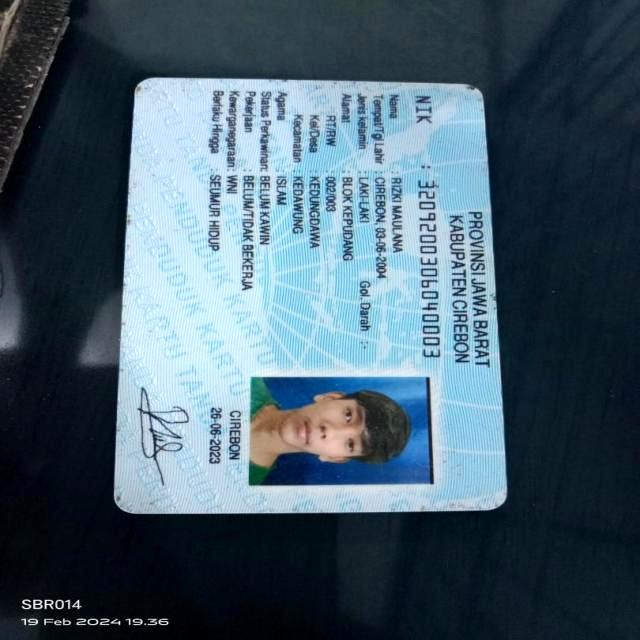
#> input picture datasets/test/images/120_jpg.rf.e7e1b7815b090637c78fd7bbd65a6955.jpg, 640 x 640 px, given in place of video, which was not available
$ python process.py
#> lines starting #> are read from the running program, lines starting #| are printed output that depends on the picture; after the words box and inside, x2 and y2 are one past the last pixel; in counts of white or black regions, pixels touching at a corner belong together; pictures that were not available may be replaced by others from this repository, and a replacement may not be noted
import cv2
import numpy as np

# Replace with your DroidCam IP (shown in app)
# Example: http://192.168.0.105:4747/video
droidcam_url = "http://192.168.1.3:4747/video"

# Open the video stream
cap = cv2.VideoCapture(droidcam_url)

if not cap.isOpened():
    print("❌ Cannot connect to DroidCam stream.")
    exit()

print("✅ Connected to DroidCam. Press 'q' to quit.")

while True:
    ret, frame = cap.read()
#> frame is the input picture: shape (640, 640, 3); mean B, G, R 105.9, 91.8, 70.4
    if not ret:
        print("⚠️ Failed to grab frame.")
        break

    # Resize for better performance
    frame = cv2.resize(frame, (640, 480))
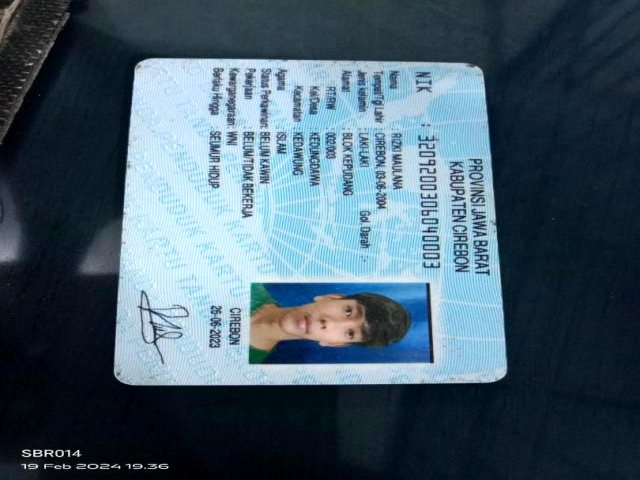
#> frame: shape (480, 640, 3); mean B, G, R 106, 91.8, 70.4

    # Convert to grayscale for edge detection
    gray = cv2.cvtColor(frame, cv2.COLOR_BGR2GRAY)
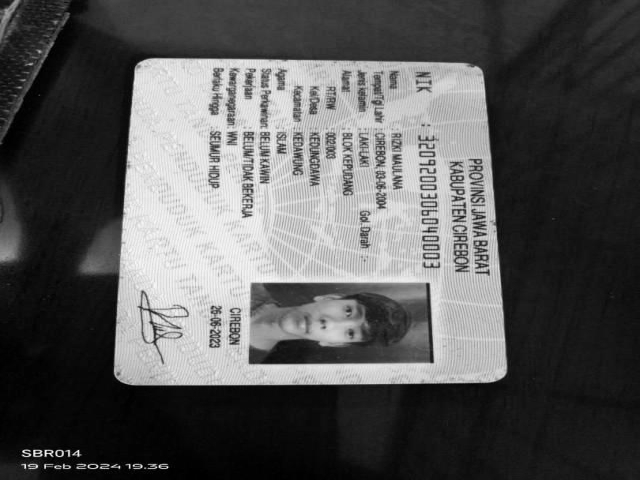
#> gray: shape (480, 640); min 0, max 249, mean 87.1
    blur = cv2.GaussianBlur(gray, (5, 5), 0)
    edges = cv2.Canny(blur, 75, 150)
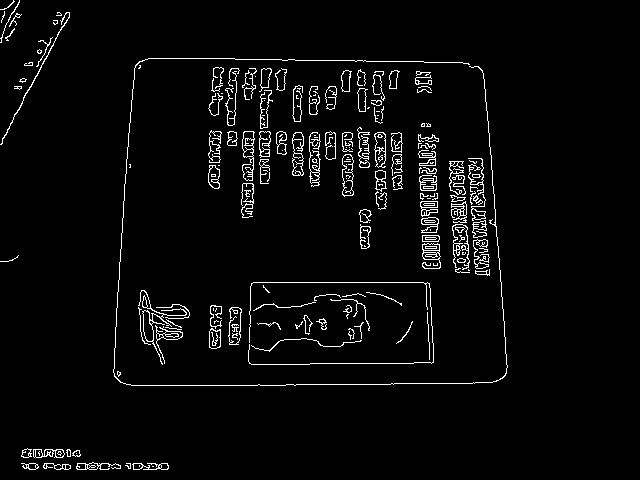
#> edges: shape (480, 640); 3.6% white in thin lines or dots, all inside (x1, y1, x2, y2) = (0, 0, 508, 470)

    # Find contours (possible cards)
    contours, _ = cv2.findContours(edges, cv2.RETR_EXTERNAL, cv2.CHAIN_APPROX_SIMPLE)
#> contours = 179 contours, 123 with area under 20; largest, box (x1, y1, x2, y2) and area: (342, 154, 354, 197) 377, (374, 132, 386, 168) 316, (138, 290, 187, 365) 316, (242, 131, 255, 181) 270, (422, 243, 441, 269) 264

    for cnt in contours:
        # Approximate the contour
        peri = cv2.arcLength(cnt, True)
        approx = cv2.approxPolyDP(cnt, 0.02 * peri, True)

        # Check for rectangular shape (4 corners)
        if len(approx) == 4 and cv2.contourArea(cnt) > 1000:
            cv2.drawContours(frame, [approx], -1, (0, 255, 0), 3)
            cv2.putText(frame, "Card detected", (approx[0][0][0], approx[0][0][1] - 10),
                        cv2.FONT_HERSHEY_SIMPLEX, 0.7, (0, 255, 0), 2)
#> this loop made 179 passes
#> peri on passes 2 to 4: 136.7, 30.49, 103.9

    cv2.imshow("Card Detector (DroidCam)", frame)

    # Exit when pressing 'q'
    if cv2.waitKey(1) & 0xFF == ord('q'):
#> (key q is pressed here)
        break

cap.release()
cv2.destroyAllWindows()

$ run again, on datasets/test/images/127_jpg.rf.a3f6abb7f4ce0959b62958875f4f5614.jpg
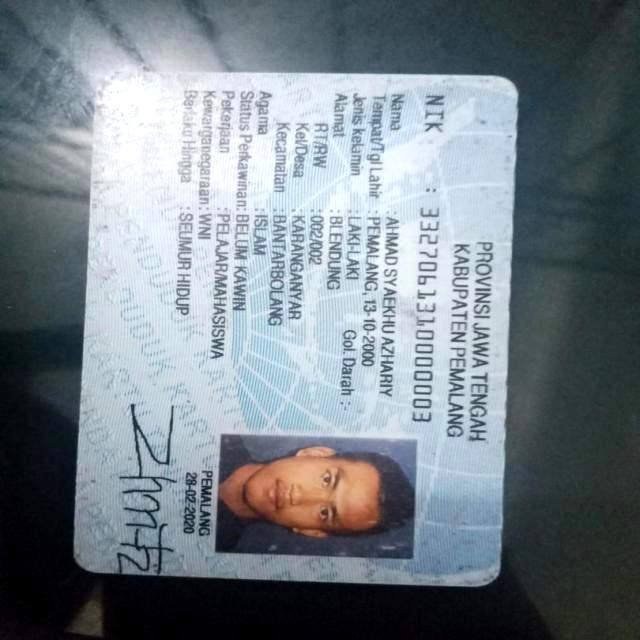
#> input picture datasets/test/images/127_jpg.rf.a3f6abb7f4ce0959b62958875f4f5614.jpg, 640 x 640 px, given in place of video, which was not available
#> frame is the input picture: shape (640, 640, 3); mean B, G, R 134.6, 127.4, 117.1
#> `edges = cv2.Canny(blur, 75, 150)`:
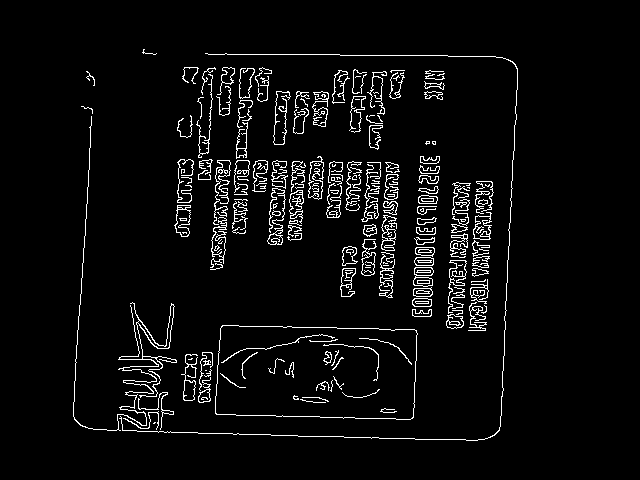
#> edges: shape (480, 640); 4.7% white in thin lines or dots, all inside (x1, y1, x2, y2) = (73, 49, 518, 441)
#> contours = 184 contours, 125 with area under 20; largest, box (x1, y1, x2, y2) and area: (215, 325, 418, 420) 17638, (73, 116, 177, 431) 378, (174, 205, 191, 237) 340, (473, 212, 492, 240) 324, (448, 260, 467, 314) 322
#> the loop `for cnt in contours:` made 184 passes
#> peri on passes 2 to 4: 150, 217.4, 112.1
#> after the loop `for cnt in contours:`:
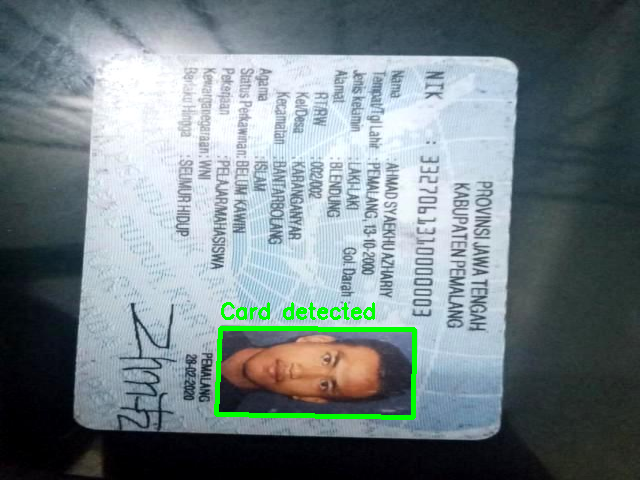
#> frame: shape (480, 640, 3); mean B, G, R 132.6, 129, 115.6

$ run again, on datasets/test/images/130_jpg.rf.cd8a2f400b87e501cafdde02c84816a9.jpg
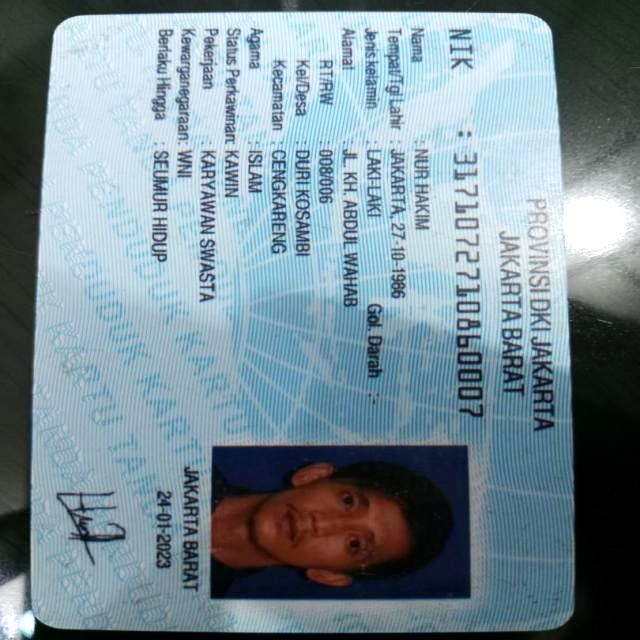
#> input picture datasets/test/images/130_jpg.rf.cd8a2f400b87e501cafdde02c84816a9.jpg, 640 x 640 px, given in place of video, which was not available
#> frame is the input picture: shape (640, 640, 3); mean B, G, R 150, 140, 120.3
#> `edges = cv2.Canny(blur, 75, 150)`:
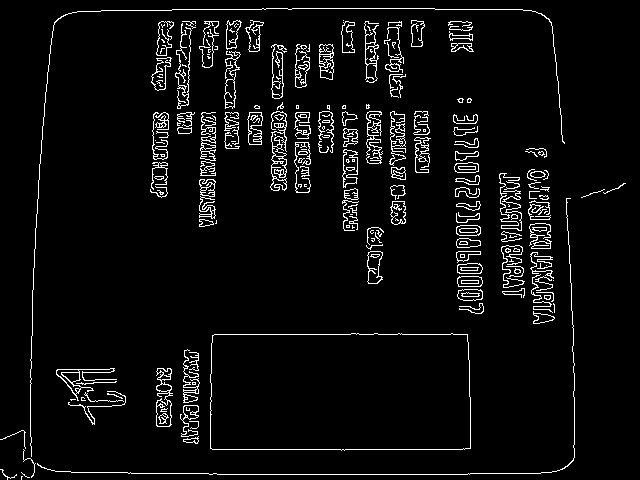
#> edges: shape (480, 640); 5.1% white in thin lines or dots
#> contours = 210 contours, 141 with area under 20; largest, box (x1, y1, x2, y2) and area: (210, 333, 471, 451) 29748, (156, 368, 173, 427) 574, (270, 111, 287, 191) 478, (319, 44, 334, 80) 418, (342, 149, 358, 188) 412
#> the loop `for cnt in contours:` made 210 passes
#> peri on passes 2 to 4: 20.73, 51.7, 87.6
#> after the loop `for cnt in contours:`:
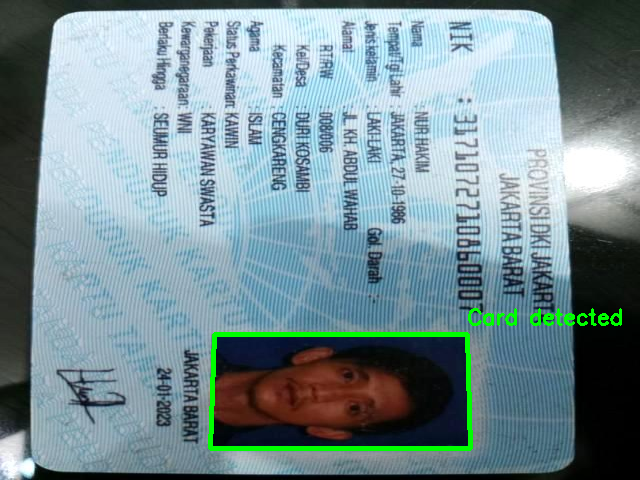
#> frame: shape (480, 640, 3); mean B, G, R 148.7, 142.9, 119.5

$ run again, on datasets/test/images/143_jpg.rf.f66fc0d1e1afacbf8c2b1beffb0d8444.jpg
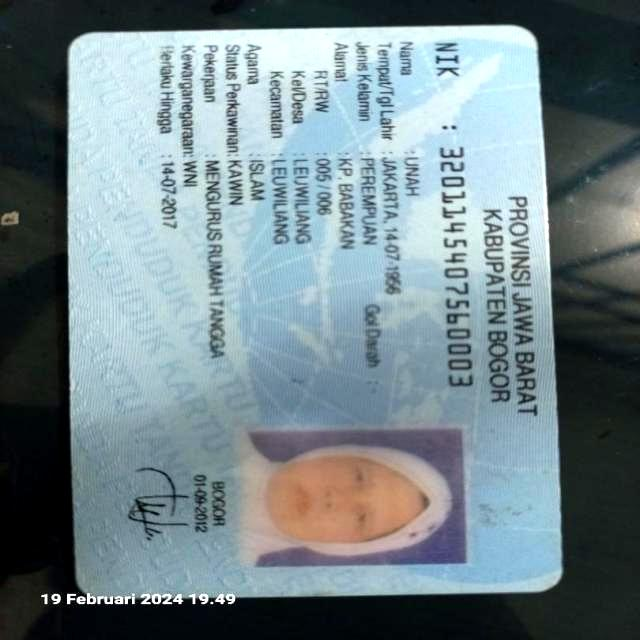
#> input picture datasets/test/images/143_jpg.rf.f66fc0d1e1afacbf8c2b1beffb0d8444.jpg, 640 x 640 px, given in place of video, which was not available
#> frame is the input picture: shape (640, 640, 3); mean B, G, R 137.2, 131.5, 114.3
#> frame: shape (480, 640, 3)
#> `gray = cv2.cvtColor(frame, cv2.COLOR_BGR2GRAY)`:
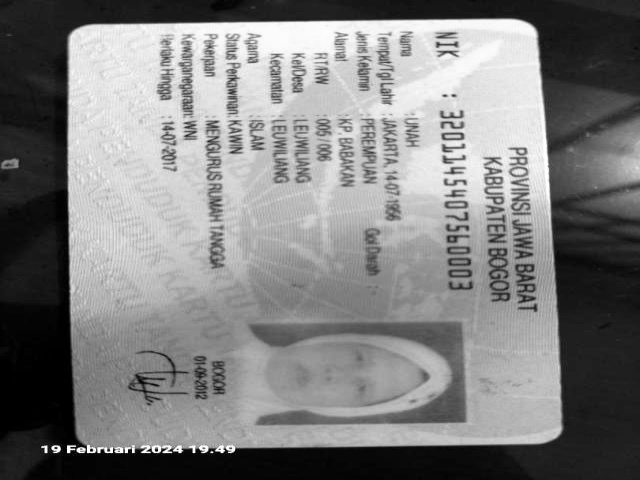
#> gray: shape (480, 640); min 0, max 255, mean 127
#> `edges = cv2.Canny(blur, 75, 150)`:
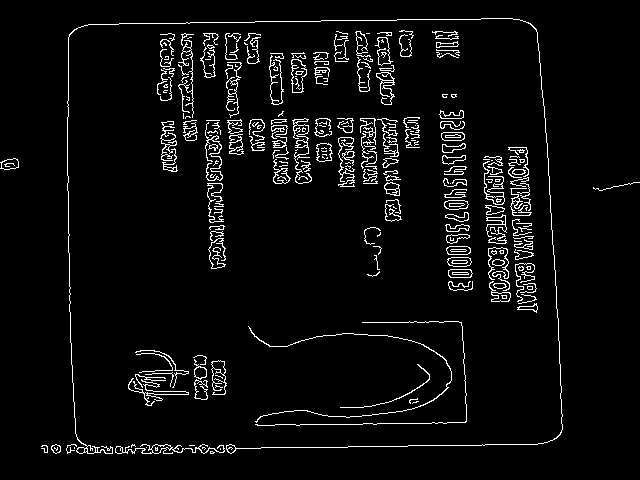
#> edges: shape (480, 640); 4.7% white in thin lines or dots
#> contours = 245 contours, 188 with area under 20; largest, box (x1, y1, x2, y2) and area: (291, 59, 307, 93) 368, (316, 143, 333, 162) 234, (115, 444, 225, 454) 196, (447, 257, 472, 267) 190, (444, 200, 469, 210) 186
#> the loop `for cnt in contours:` made 245 passes
#> peri on passes 1, 3, 7: 10.83, 11.07, 43.31
